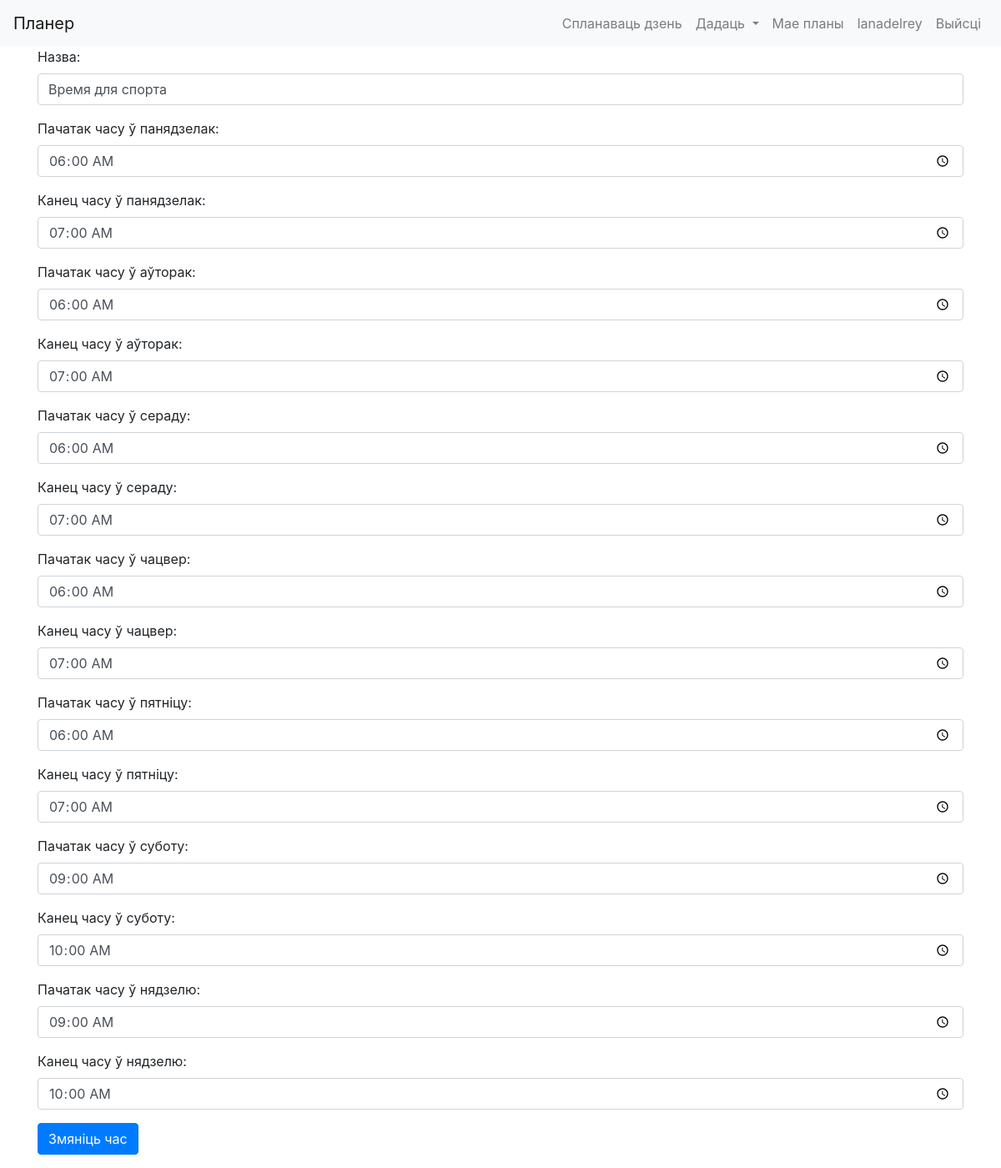
The page /calendar/edit_hour/1/ (signed in) on the database its author committed.
### cal/models.py (models this page shows, shortened)
class Hour(models.Model):
    user = models.ForeignKey(User, on_delete=models.CASCADE, related_name="hours")
    name = models.CharField(max_length=63)
    start_time_monday = models.TimeField(null=True, blank=True)
    end_time_monday = models.TimeField(null=True, blank=True)
    start_time_tuesday = models.TimeField(null=True, blank=True)
    end_time_tuesday = models.TimeField(null=True, blank=True)
    start_time_wednesday = models.TimeField(null=True, blank=True)
    end_time_wednesday = models.TimeField(null=True, blank=True)
    start_time_thursday = models.TimeField(null=True, blank=True)
    end_time_thursday = models.TimeField(null=True, blank=True)
    start_time_friday = models.TimeField(null=True, blank=True)
    end_time_friday = models.TimeField(null=True, blank=True)
    start_time_saturday = models.TimeField(null=True, blank=True)
    end_time_saturday = models.TimeField(null=True, blank=True)
    start_time_sunday = models.TimeField(null=True, blank=True)
    end_time_sunday = models.TimeField(null=True, blank=True)

### cal/views.py (the view)
# urls.py: path('edit_hour/<int:pk>/', views.edit_hour, name='edit_hour'),
@login_required
def edit_hour(request, pk):
    hour = get_object_or_404(Hour, pk=pk)
    if request.method == 'POST':
        form = HourForm(request.POST, instance=hour)
        if form.is_valid():
            form.save()
            return redirect('cal:view_plans')
    else:
        form = HourForm(instance=hour)
    return render(request, 'cal/edit_hour.html', {'form': form})

### cal/templates/cal/edit_hour.html (shortened to what this page needs)
{% extends 'cal/layout.html' %}
{% block content %}
<form method="post" class="form-group">
    {{ form.as_p }}
    <button type="submit" class="btn btn-primary">Змяніць час</button>
</form>
{% endblock %}

### cal/templates/cal/layout.html (shortened to what this page needs)
{% load static %}
<!DOCTYPE html>
<html lang="be">
<head>
    <link href="https://stackpath.bootstrapcdn.com/bootstrap/4.3.1/css/bootstrap.min.css" rel="stylesheet">
    <link rel="stylesheet" href="{% static 'cal/styles.css' %}">
</head>
<body>
    <nav class="navbar navbar-expand-lg navbar-light bg-light">
        <a class="navbar-brand" href="{% url 'cal:index' %}">Планер</a>
        <div class="collapse navbar-collapse justify-content-end" id="navbarNav">
            <ul class="navbar-nav align-items-center">
                <li class="nav-item">
                    <a class="nav-link" href="{% url 'cal:today' %}">Спланаваць дзень</a>
                </li>
                <li class="nav-item dropdown">
                    <a class="nav-link dropdown-toggle" href="#" id="navbarDropdown" role="button" data-toggle="dropdown" aria-haspopup="true" aria-expanded="false">
                        Дадаць
                    </a>
                </li>
                <li class="nav-item">
                    <a class="nav-link" href="{% url 'cal:view_plans' %}">Мае планы</a>
                </li>
                <li class="nav-item">
                    <a class="nav-link" href="{% url 'index' %}">{{ user.username }}</a>
                </li>
                <li class="nav-item">
                    <a class="nav-link" href="{% url 'logout' %}">Выйсці</a>
                </li>
            </ul>
        </div>
    </nav>
    <div class="container">
        {% block content %}
        {% endblock content %}
    </div>
</body>
</html>

### rows shown on the page
Hour: name "Время для спорта", start_time_monday "06:00:00", end_time_monday "07:00:00", start_time_tuesday "06:00:00", end_time_tuesday "07:00:00", start_time_wednesday "06:00:00", end_time_wednesday "07:00:00", start_time_thursday "06:00:00", end_time_thursday "07:00:00", start_time_friday "06:00:00", end_time_friday "07:00:00", start_time_saturday "09:00:00", end_time_saturday "10:00:00", start_time_sunday "09:00:00", end_time_sunday "10:00:00"

### other values the page prints
{{ user.username }} "lanadelrey"
